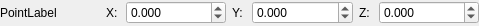
<?xml version="1.0" encoding="UTF-8"?>
<ui version="4.0">
 <class>CTiglPointWidget</class>
 <widget class="QWidget" name="CTiglPointWidget">
  <property name="geometry">
   <rect>
    <x>0</x>
    <y>0</y>
    <width>479</width>
    <height>26</height>
   </rect>
  </property>
  <property name="sizePolicy">
   <sizepolicy hsizetype="Preferred" vsizetype="Preferred">
    <horstretch>0</horstretch>
    <verstretch>0</verstretch>
   </sizepolicy>
  </property>
  <property name="maximumSize">
   <size>
    <width>16777215</width>
    <height>26</height>
   </size>
  </property>
  <property name="windowTitle">
   <string>Form</string>
  </property>
  <layout class="QHBoxLayout" name="horizontalLayout">
   <property name="leftMargin">
    <number>0</number>
   </property>
   <property name="topMargin">
    <number>0</number>
   </property>
   <property name="rightMargin">
    <number>0</number>
   </property>
   <property name="bottomMargin">
    <number>0</number>
   </property>
   <item>
    <widget class="QLabel" name="label">
     <property name="sizePolicy">
      <sizepolicy hsizetype="Fixed" vsizetype="Preferred">
       <horstretch>0</horstretch>
       <verstretch>0</verstretch>
      </sizepolicy>
     </property>
     <property name="minimumSize">
      <size>
       <width>100</width>
       <height>0</height>
      </size>
     </property>
     <property name="maximumSize">
      <size>
       <width>100</width>
       <height>16777215</height>
      </size>
     </property>
     <property name="baseSize">
      <size>
       <width>0</width>
       <height>100</height>
      </size>
     </property>
     <property name="text">
      <string>PointLabel</string>
     </property>
    </widget>
   </item>
   <item>
    <widget class="QLabel" name="labelX">
     <property name="sizePolicy">
      <sizepolicy hsizetype="Fixed" vsizetype="Preferred">
       <horstretch>0</horstretch>
       <verstretch>0</verstretch>
      </sizepolicy>
     </property>
     <property name="minimumSize">
      <size>
       <width>14</width>
       <height>0</height>
      </size>
     </property>
     <property name="maximumSize">
      <size>
       <width>14</width>
       <height>16777215</height>
      </size>
     </property>
     <property name="text">
      <string>X:</string>
     </property>
     <property name="alignment">
      <set>Qt::AlignLeading|Qt::AlignLeft|Qt::AlignVCenter</set>
     </property>
    </widget>
   </item>
   <item>
    <widget class="QDoubleSpinBox" name="spinBoxX">
     <property name="decimals">
      <number>3</number>
     </property>
     <property name="minimum">
      <double>-10000.000000000000000</double>
     </property>
     <property name="maximum">
      <double>10000.000000000000000</double>
     </property>
    </widget>
   </item>
   <item>
    <widget class="QLabel" name="labelY">
     <property name="sizePolicy">
      <sizepolicy hsizetype="Fixed" vsizetype="Preferred">
       <horstretch>0</horstretch>
       <verstretch>0</verstretch>
      </sizepolicy>
     </property>
     <property name="minimumSize">
      <size>
       <width>14</width>
       <height>0</height>
      </size>
     </property>
     <property name="maximumSize">
      <size>
       <width>14</width>
       <height>16777215</height>
      </size>
     </property>
     <property name="text">
      <string>Y:</string>
     </property>
     <property name="alignment">
      <set>Qt::AlignLeading|Qt::AlignLeft|Qt::AlignVCenter</set>
     </property>
    </widget>
   </item>
   <item>
    <widget class="QDoubleSpinBox" name="spinBoxY">
     <property name="sizePolicy">
      <sizepolicy hsizetype="Minimum" vsizetype="Fixed">
       <horstretch>0</horstretch>
       <verstretch>0</verstretch>
      </sizepolicy>
     </property>
     <property name="decimals">
      <number>3</number>
     </property>
     <property name="minimum">
      <double>-10000.000000000000000</double>
     </property>
     <property name="maximum">
      <double>10000.000000000000000</double>
     </property>
    </widget>
   </item>
   <item>
    <widget class="QLabel" name="label_4">
     <property name="sizePolicy">
      <sizepolicy hsizetype="Fixed" vsizetype="Preferred">
       <horstretch>0</horstretch>
       <verstretch>0</verstretch>
      </sizepolicy>
     </property>
     <property name="minimumSize">
      <size>
       <width>14</width>
       <height>0</height>
      </size>
     </property>
     <property name="maximumSize">
      <size>
       <width>14</width>
       <height>16777215</height>
      </size>
     </property>
     <property name="text">
      <string>Z:</string>
     </property>
     <property name="alignment">
      <set>Qt::AlignLeading|Qt::AlignLeft|Qt::AlignVCenter</set>
     </property>
    </widget>
   </item>
   <item>
    <widget class="QDoubleSpinBox" name="spinBoxZ">
     <property name="decimals">
      <number>3</number>
     </property>
     <property name="minimum">
      <double>-10000.000000000000000</double>
     </property>
     <property name="maximum">
      <double>10000.000000000000000</double>
     </property>
    </widget>
   </item>
  </layout>
 </widget>
 <resources/>
 <connections/>
</ui>
